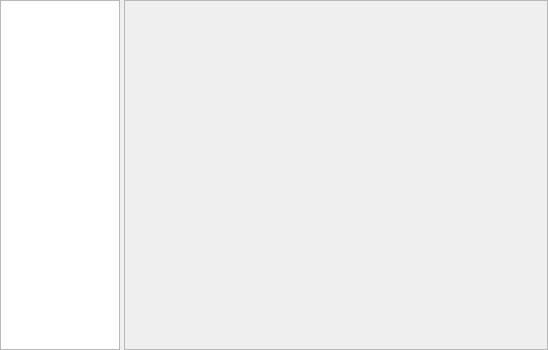
<?xml version="1.0" encoding="UTF-8"?>
<ui version="4.0">
 <class>NeutronSQModuleWidget</class>
 <widget class="QWidget" name="NeutronSQModuleWidget">
  <property name="geometry">
   <rect>
    <x>0</x>
    <y>0</y>
    <width>548</width>
    <height>350</height>
   </rect>
  </property>
  <property name="sizePolicy">
   <sizepolicy hsizetype="Expanding" vsizetype="Expanding">
    <horstretch>0</horstretch>
    <verstretch>0</verstretch>
   </sizepolicy>
  </property>
  <property name="font">
   <font>
    <pointsize>8</pointsize>
   </font>
  </property>
  <property name="windowTitle">
   <string>Partials Controls</string>
  </property>
  <layout class="QHBoxLayout" name="horizontalLayout_3">
   <property name="spacing">
    <number>4</number>
   </property>
   <property name="leftMargin">
    <number>0</number>
   </property>
   <property name="topMargin">
    <number>0</number>
   </property>
   <property name="rightMargin">
    <number>0</number>
   </property>
   <property name="bottomMargin">
    <number>0</number>
   </property>
   <item>
    <widget class="QWidget" name="ControlsWidget" native="true">
     <property name="sizePolicy">
      <sizepolicy hsizetype="Minimum" vsizetype="Expanding">
       <horstretch>1</horstretch>
       <verstretch>0</verstretch>
      </sizepolicy>
     </property>
     <property name="maximumSize">
      <size>
       <width>120</width>
       <height>16777215</height>
      </size>
     </property>
     <property name="baseSize">
      <size>
       <width>0</width>
       <height>0</height>
      </size>
     </property>
     <layout class="QHBoxLayout" name="horizontalLayout_2">
      <property name="spacing">
       <number>4</number>
      </property>
      <property name="leftMargin">
       <number>0</number>
      </property>
      <property name="topMargin">
       <number>0</number>
      </property>
      <property name="rightMargin">
       <number>0</number>
      </property>
      <property name="bottomMargin">
       <number>0</number>
      </property>
      <item>
       <widget class="MimeTreeWidget" name="SourcesTree">
        <property name="sizePolicy">
         <sizepolicy hsizetype="Expanding" vsizetype="Expanding">
          <horstretch>0</horstretch>
          <verstretch>0</verstretch>
         </sizepolicy>
        </property>
        <attribute name="headerVisible">
         <bool>false</bool>
        </attribute>
        <column>
         <property name="text">
          <string notr="true">1</string>
         </property>
        </column>
       </widget>
      </item>
     </layout>
    </widget>
   </item>
   <item>
    <widget class="QWidget" name="MainWidget" native="true">
     <property name="sizePolicy">
      <sizepolicy hsizetype="Expanding" vsizetype="Expanding">
       <horstretch>99</horstretch>
       <verstretch>99</verstretch>
      </sizepolicy>
     </property>
     <layout class="QHBoxLayout" name="horizontalLayout">
      <property name="spacing">
       <number>4</number>
      </property>
      <property name="leftMargin">
       <number>0</number>
      </property>
      <property name="topMargin">
       <number>0</number>
      </property>
      <property name="rightMargin">
       <number>0</number>
      </property>
      <property name="bottomMargin">
       <number>0</number>
      </property>
      <item>
       <widget class="QFrame" name="PlotWidgetFrame">
        <property name="sizePolicy">
         <sizepolicy hsizetype="Expanding" vsizetype="Expanding">
          <horstretch>0</horstretch>
          <verstretch>0</verstretch>
         </sizepolicy>
        </property>
        <property name="acceptDrops">
         <bool>true</bool>
        </property>
        <property name="frameShape">
         <enum>QFrame::StyledPanel</enum>
        </property>
        <property name="frameShadow">
         <enum>QFrame::Sunken</enum>
        </property>
        <layout class="QHBoxLayout" name="horizontalLayout_4">
         <property name="spacing">
          <number>0</number>
         </property>
         <property name="leftMargin">
          <number>0</number>
         </property>
         <property name="topMargin">
          <number>0</number>
         </property>
         <property name="rightMargin">
          <number>0</number>
         </property>
         <property name="bottomMargin">
          <number>0</number>
         </property>
         <item>
          <widget class="UChromaViewWidget" name="PlotWidget" native="true"/>
         </item>
        </layout>
       </widget>
      </item>
     </layout>
    </widget>
   </item>
  </layout>
  <zorder>MainWidget</zorder>
  <zorder>ControlsWidget</zorder>
 </widget>
 <customwidgets>
  <customwidget>
   <class>MimeTreeWidget</class>
   <extends>QTreeWidget</extends>
   <header>gui/widgets/mimetreewidget.hui</header>
  </customwidget>
  <customwidget>
   <class>UChromaViewWidget</class>
   <extends>QWidget</extends>
   <header>gui/uchroma/gui/uchromaview.h</header>
   <container>1</container>
  </customwidget>
 </customwidgets>
 <resources>
  <include location="../../../gui/icons.qrc"/>
 </resources>
 <connections/>
</ui>
